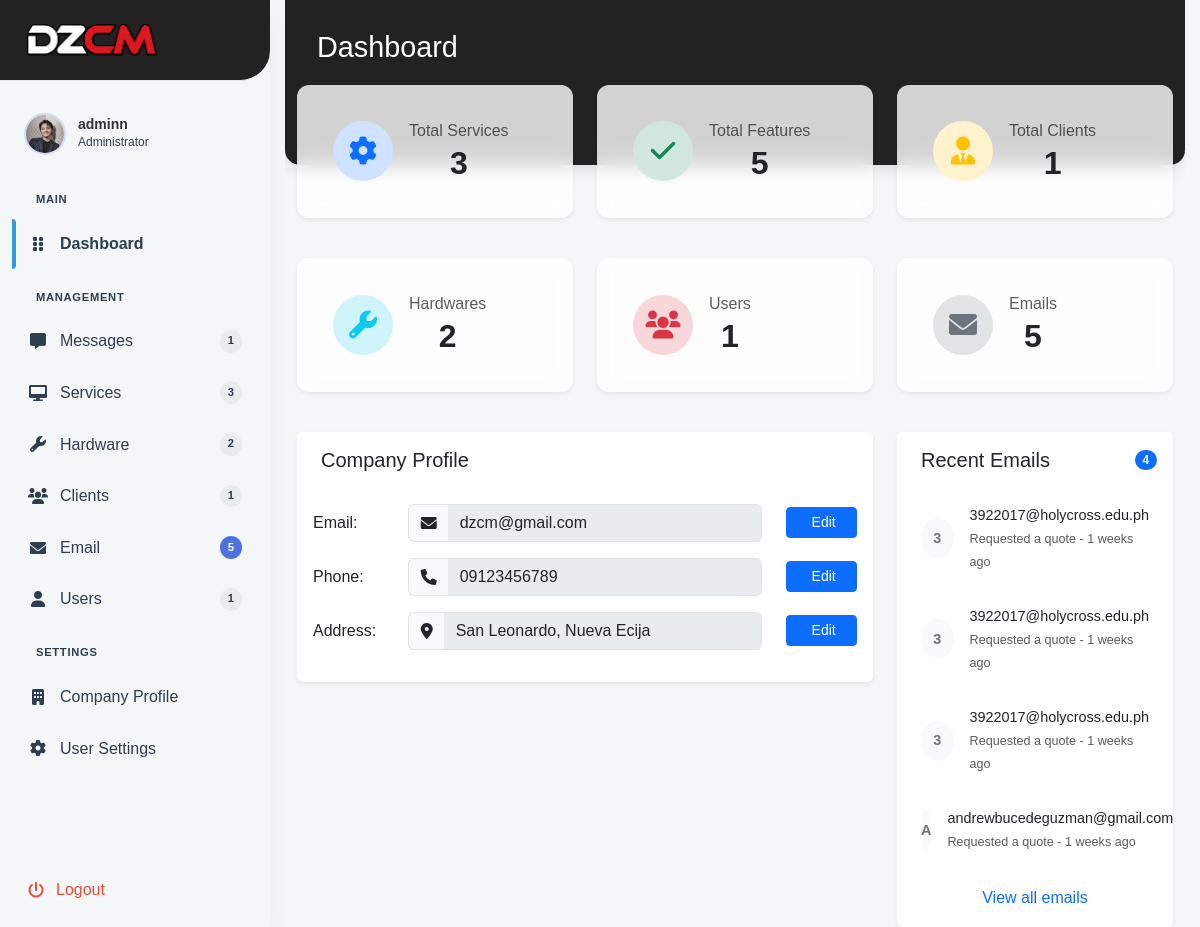
Page /Admin/index.php (signed in) on the committed database.
### tables this page shows
CREATE TABLE `company_info` (
  `company_id` int(11) NOT NULL,
  `name` varchar(255) NOT NULL,
  `description` text DEFAULT NULL,
  `logo` varchar(255) DEFAULT NULL,
  `email` varchar(255) DEFAULT NULL,
  `phone` varchar(20) DEFAULT NULL,
  `address` text DEFAULT NULL
);

CREATE TABLE `quote` (
  `name` varchar(155) DEFAULT NULL,
  `email` varchar(155) DEFAULT NULL,
  `phone` varchar(55) DEFAULT NULL,
  `website` varchar(155) DEFAULT NULL,
  `message` varchar(155) DEFAULT NULL,
  `date` timestamp NOT NULL DEFAULT current_timestamp() ON UPDATE current_timestamp(),
  `quote_id` int(11) NOT NULL
);

### Admin/includes/conn.php (called while the page is built)
<?php
function con(){
    $servername = "localhost";
    $username = "root";
    $password = "";
    $myDB = "dezcom";
    $conn = mysqli_connect($servername, $username, $password, $myDB);
    if ($conn->connect_error) {
        echo "Connection failed: " . $conn->connect_error;
    }else{
        return $conn;
    }
}
?>

### Admin/pages/dashboard.php (the view, shortened to what this page needs)
<div class="dashboard-wrapper">
    <header class="dashboard-header">
        <div class="container">
            <h1 class="mb-0 text-white">Dashboard</h1>
        </div>
    </header>
    <div class="container mt-4">
        <div class="row g-4">
            <div class="col-md-4 col-sm-6">
                <div class="card overview-card h-100 border-0 shadow-sm">
                    <div class="card-body d-flex align-items-center">
                        <div class="card-icon bg-primary-subtle rounded-circle p-3 me-3">
                            <i class="fas fa-cog fs-3 text-primary"></i>
                        </div>
                        <div>
                            <h6 class="text-muted mb-1">Total Services</h6>
                            <h2 id="totalServices" class="mb-0">
                                <?php
                                $sqlServices = "SELECT COUNT(*) AS total_services FROM services";
                                $resultServices = con()->query($sqlServices);
                                $totalServices = $resultServices->fetch_assoc()['total_services'];
                                echo $totalServices;
                                ?>
                            </h2>
                        </div>
                    </div>
                </div>
            </div>
            <div class="col-md-4 col-sm-6">
                <div class="card overview-card h-100 border-0 shadow-sm">
                    <div class="card-body d-flex align-items-center">
                        <div class="card-icon bg-success-subtle rounded-circle p-3 me-3">
                            <i class="fas fa-check fs-3 text-success"></i>
                        </div>
                        <div>
                            <h6 class="text-muted mb-1">Total Features</h6>
                            <h2 id="totalFeatures" class="mb-0">
                                <?php
                                $sqlServiceFeatures = "SELECT COUNT(*) AS total_service_features FROM service_features";
                                $resultServiceFeatures = con()->query($sqlServiceFeatures);
                                $totalServiceFeatures = $resultServiceFeatures->fetch_assoc()['total_service_features'];
                                echo $totalServiceFeatures;
                                ?>
                            </h2>
                        </div>
                    </div>
                </div>
            </div>
            <div class="col-md-4 col-sm-6">
                <div class="card overview-card h-100 border-0 shadow-sm">
                    <div class="card-body d-flex align-items-center">
                        <div class="card-icon bg-warning-subtle rounded-circle p-3 me-3">
                            <i class="fas fa-user-tie fs-3 text-warning"></i>
                        </div>
                        <div>
                            <h6 class="text-muted mb-1">Total Clients</h6>
                            <h2 id="totalProjects" class="mb-0">
                                <?php
                                $sqlClients = "SELECT COUNT(*) AS total_clients FROM clients";
                                $resultClients = con()->query($sqlClients);
                                $totalClients = $resultClients->fetch_assoc()['total_clients'];
                                echo $totalClients;
                                ?>
                            </h2>
                        </div>
                    </div>
                </div>
            </div>
        </div>
        <div class="row g-4 mt-3">
            <div class="col-md-4 col-sm-6">
                <div class="card overview-card h-100 border-0 shadow-sm">
                    <div class="card-body d-flex align-items-center">
                        <div class="card-icon bg-info-subtle rounded-circle p-3 me-3">
                            <i class="fas fa-wrench fs-3 text-info"></i>
                        </div>
                        <div>
                            <h6 class="text-muted mb-1">Hardwares</h6>
                            <h2 id="totalHardwares" class="mb-0">
                                <?php
                                $sqlHardware = "SELECT COUNT(*) AS total_hardwares FROM hardware";
                                $resultHardware = con()->query($sqlHardware);
                                $totalHardware = $resultHardware->fetch_assoc()['total_hardwares'];
                                echo $totalHardware;
                                ?>
                            </h2>
                        </div>
                    </div>
                </div>
            </div>
            <div class="col-md-4 col-sm-6">
                <div class="card overview-card h-100 border-0 shadow-sm">
                    <div class="card-body d-flex align-items-center">
                        <div class="card-icon bg-danger-subtle rounded-circle p-3 me-3">
                            <i class="fas fa-users fs-3 text-danger"></i>
                        </div>
                        <div>
                            <h6 class="text-muted mb-1">Users</h6>
                            <h2 id="totalUsers" class="mb-0">
                                <?php
                                $sqlUsers = "SELECT COUNT(*) AS total_users FROM users";
                                $resultUsers = con()->query($sqlUsers);
                                $totalUsers = $resultUsers->fetch_assoc()['total_users'];
                                echo $totalUsers;
                                ?>
                            </h2>
                        </div>
                    </div>
                </div>
            </div>
            <div class="col-md-4 col-sm-6">
                <div class="card overview-card h-100 border-0 shadow-sm">
                    <div class="card-body d-flex align-items-center">
                        <div class="card-icon bg-secondary-subtle rounded-circle p-3 me-3">
                            <i class="fas fa-envelope fs-3 text-secondary"></i>
                        </div>
                        <div>
                            <h6 class="text-muted mb-1">Emails</h6>
                            <h2 id="totalQuotes" class="mb-0">
                                <?php
                                $sqlQuotes = "SELECT COUNT(*) AS total_quotes FROM quote";
                                $resultQuotes = con()->query($sqlQuotes);
                                $totalQuotes = $resultQuotes->fetch_assoc()['total_quotes'];
                                echo $totalQuotes;
                                ?>
                            </h2>
                        </div>
                    </div>
                </div>
            </div>
        </div>
        <div class="row g-4 mt-3">
            <?php
            $sql = "SELECT email, phone, address, company_id FROM company_info WHERE company_id = 1";
            $result = con()->query($sql);
            $company = $result->fetch_assoc();
            $email = $company['email'] ?? 'N/A';
            $phone = $company['phone'] ?? 'N/A';
            $address = $company['address'] ?? 'N/A';
            ?>
            <div class="col-lg-8">
                <div class="card border-0 shadow-sm">
                    <div class="card-header bg-white border-0 py-3">
                        <h5 class="mb-0"><i class="bi bi-building me-2"></i>Company Profile</h5>
                    </div>
                    <div class="card-body">
                        <form id="companyForm">
                            <div class="mb-3 row align-items-center">
                                <label for="email" class="col-md-2 col-form-label text-md-start">Email:</label>
                                <div class="col-md-8">
                                    <div class="input-group">
                                        <span class="input-group-text bg-light border-end-0"><i class="fas fa-envelope"></i></span>
                                        <input type="email" class="form-control border-start-0" name="email" id="email" value="<?= htmlspecialchars($email); ?>" disabled>
                                    </div>
                                </div>
                                <div class="col-md-2">
                                    <button type="button" class="btn btn-primary btn-sm w-100" id="editEmailBtn" onclick="toggleEdit('email', 'editEmailBtn')">
                                        <i class="bi bi-pencil-fill me-1"></i> Edit
                                    </button>
                                </div>
                            </div>
                            <div class="mb-3 row align-items-center">
                                <label for="phone" class="col-md-2 col-form-label text-md-start">Phone:</label>
                                <div class="col-md-8">
                                    <div class="input-group">
                                        <span class="input-group-text bg-light border-end-0"><i class="fas fa-phone"></i></span>
                                        <input type="text" class="form-control border-start-0" name="phone" id="phone" value="<?= htmlspecialchars($phone); ?>" disabled>
                                    </div>
                                </div>
                                <div class="col-md-2">
                                    <button type="button" class="btn btn-primary btn-sm w-100" id="editPhoneBtn" onclick="toggleEdit('phone', 'editPhoneBtn')">
                                        <i class="bi bi-pencil-fill me-1"></i> Edit
                                    </button>
                                </div>
                            </div>
                            <div class="mb-3 row align-items-center">
                                <label for="address" class="col-md-2 col-form-label text-md-start">Address:</label>
                                <div class="col-md-8">
                                    <div class="input-group">
                                        <span class="input-group-text bg-light border-end-0"><i class="fas fa-map-marker-alt"></i></span>
                                        <input type="text" class="form-control border-start-0" name="address" id="address" value="<?= htmlspecialchars($address); ?>" disabled>
                                    </div>
                                </div>
                                <div class="col-md-2">
                                    <button type="button" class="btn btn-primary btn-sm w-100" id="editAddressBtn" onclick="toggleEdit('address', 'editAddressBtn')">
                                        <i class="bi bi-pencil-fill me-1"></i> Edit
                                    </button>
                                </div>
                            </div>
                        </form>
                    </div>
                </div>
            </div>
            <?php
            $sql = "SELECT * FROM quote ORDER BY quote_id DESC LIMIT 4";
            $result = con()->query($sql);
            $emails = $result->fetch_all(MYSQLI_ASSOC);
            function timeAgo($timestamp)
            {
                $time = strtotime($timestamp);
                $diff = time() - $time;
                if ($diff < 60) {
                    return $diff . " seconds ago";
                } elseif ($diff < 3600) {
                    return floor($diff / 60) . " mins ago";
                } elseif ($diff < 86400) {
                    return floor($diff / 3600) . " hrs ago";
                } elseif ($diff < 604800) {
                    return floor($diff / 86400) . " days ago";
                } elseif ($diff < 2592000) {
                    return floor($diff / 604800) . " weeks ago";
                } else {
                    return floor($diff / 2592000) . " months ago";
                }
            }
            ?>
            <div class="col-lg-4">
                <div class="card border-0 shadow-sm">
                    <div class="card-header bg-white border-0 py-3 d-flex justify-content-between align-items-center">
                        <h5 class="mb-0"><i class="bi bi-envelope-open me-2"></i>Recent Emails</h5>
                        <span class="badge bg-primary rounded-pill"><?= count($emails) ?></span>
                    </div>
                    <div class="card-body p-0">
                        <ul class="list-group list-group-flush">
                            <?php foreach ($emails as $email): ?>
                                <li class="list-group-item border-0 py-3 px-4">
                                    <div class="d-flex align-items-center">
                                        <div class="avatar-circle bg-light me-3">
                                            <span><?= strtoupper(substr($email['email'], 0, 1)) ?></span>
                                        </div>
                                        <div class="flex-grow-1">
                                            <p class="mb-0 fw-medium"><?= htmlspecialchars($email['email']) ?></p>
                                            <small class="text-muted">Requested a quote - <?= timeAgo($email['date']) ?></small>
                                        </div>
                                    </div>
                                </li>
                            <?php endforeach; ?>
                        </ul>
                    </div>
                    <div class="card-footer bg-white text-center border-0 py-3">
                        <a href="index.php?page=email" class="text-decoration-none">View all emails <i class="bi bi-chevron-right small"></i></a>
                    </div>
                </div>
            </div>
        </div>
    </div>
</div>

### Admin/assets/css/dashboard.css (style rules this page uses)
:root { --primary-color: #3498db; --primary-dark: #2980b9; --secondary-color: #2ecc71; --background-color: #f4f6f7; --text-color: #2c3e50; --sidebar-width: 270px; --header-color: #222222; }
* { margin: 0; padding: 0; box-sizing: border-box; }
body, html { height: 100%; overflow-x: hidden; }
body { font-family: "Arial", sans-serif; background-color: var(--background-color); color: var(--text-color); line-height: 1.6; }
.dashboard-header { background: var(--header-color); color: white; padding: 30px 0 100px; margin-bottom: -100px; text-align: left; box-shadow: 0 4px 15px rgba(0, 0, 0, 0.1); border-radius: 0 0 15px 15px; position: relative; z-index: 1; }
.dashboard-header h1 { font-size: 1.8rem; font-weight: 500; margin: 0; padding-left: 20px; }
.container { position: relative; z-index: 2; }
.container.mt-4 { margin-top: 0 !important; padding-top: 20px; }
.card.overview-card { border-radius: 12px; box-shadow: 0 5px 15px rgba(0, 0, 0, 0.05); transition: transform 0.3s ease, box-shadow 0.3s ease; }
.dashboard-wrapper { overflow: hidden; padding: 0 0; }
.overview-card { border: none; border-radius: 12px; padding: 20px; text-align: center; transition: transform 0.2s ease-in-out, box-shadow 0.2s ease-in-out; background: rgba(255, 255, 255, 0.8); backdrop-filter: blur(10px); box-shadow: 0 4px 8px rgba(0, 0, 0, 0.1); }
.overview-card h2 { font-size: 2rem; font-weight: bold; }
.list-group-item { border: none; padding: 12px; font-size: 0.9rem; }
.list-group-item:not(:last-child) { border-bottom: 1px solid #ddd; }
.card-icon { width: 60px; height: 60px; display: flex; align-items: center; justify-content: center; }
.avatar-circle { width: 40px; height: 40px; border-radius: 50%; display: flex; align-items: center; justify-content: center; font-weight: bold; color: #6c757d; }
.card { transition: all 0.3s ease; }
.input-group-text { border-right: 0; }
a { text-decoration: none; }

### rows in the picture
company_info: email "dzcm@gmail.com", phone "09123456789", address "San Leonardo, Nueva Ecija"
quote: email "3", email "3922017@holycross.edu.ph", date "1 weeks ago"
quote: email "3", email "3922017@holycross.edu.ph", date "1 weeks ago"
quote: email "3", email "3922017@holycross.edu.ph", date "1 weeks ago"
quote: email "A", email "andrewbucedeguzman@gmail.com", date "1 weeks ago"

### other values in the picture
$_SESSION['username'] "adminn"
$totalServices "3"
$totalHardware "2"
$totalClients "1"
$totalQuotes "5"
$totalUsers "1"
$totalServiceFeatures "5"
count($emails) "4"
